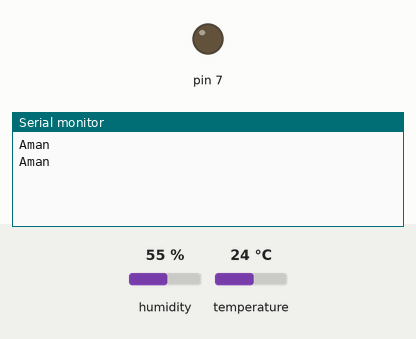
Bench run of a sketch on a simulated Arduino Leonardo, built with avr-gcc and run on an emulated ATmega32U4. Parts: output pins drawn as LEDs (lit = HIGH), the last lines printed to the serial monitor. The test bench sets the inputs (shaded band); at power-on: temperature 24 °C, humidity 55 %.

Above: at 1.8 s.
1.9 s: temperature set to 27 °C
At 2.9 s:
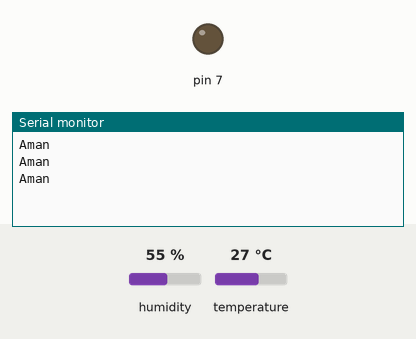
3.4 s: temperature set to 30 °C
At 5.0 s:
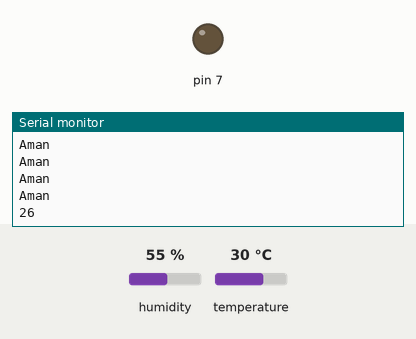

The sketch:

Temperature_DHT11.ino
```cpp
#include <DHT11.h>
int pin=9;
DHT11 dht11(pin);
int LED1=7;
int Speaker =3;

void setup()
{
   Serial.begin(9600);
   pinMode(7,OUTPUT);
  while (!Serial) {
      ; // wait for serial port to connect. Needed for Leonardo only
    }
}

void loop()
{
  int err;
  float temp, humi;
  if((err=dht11.read(humi, temp))==0)
  {

    if (temp>=29){
Serial.println("26");

}else{
 Serial.println("Aman");

}
  }
  else
  {
    Serial.println();
    Serial.print("Error No :");
    Serial.print(err);
    Serial.println();
  }
  delay(DHT11_RETRY_DELAY); //delay for reread
}
```

Measured:
- the behaviour switches between 28 and 29 °C on temperature (found by bisection; images 1 and 2)
- after the input at 3.4 s, the serial monitor: prints a new line after 0.73 s (image 2)
